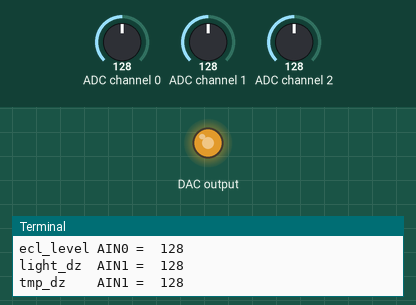
This program was run on a simulated Raspberry Pi (BCM pin numbers). Shown: output pins drawn as LEDs (lit = HIGH), the last lines printed to the terminal. The inputs (shaded band) are chosen by the test bench; at power-on: ADC channel 0 = 128, ADC channel 1 = 128, ADC channel 2 = 128 (analog values on the 0–255 scale).

Above: at 1.2 s.
1.3 s: ADC channel 0 set to 178
At 2.4 s:
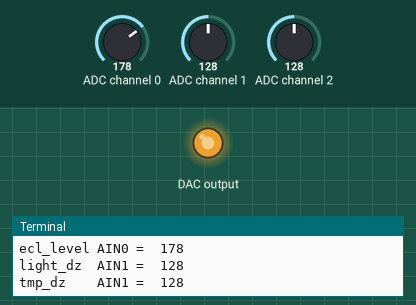
3.5 s: ADC channel 0 set to 0
At 5.3 s:
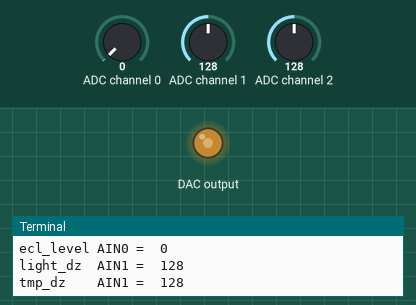
Timing chart, 0 to 6.8 s (numbered marks = the images above; inputs shaded):
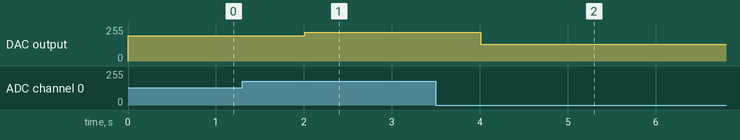

Measured:
- after the input at 1.3 s, DAC output: 190/255 → 215/255 after 0.71 s
- after the input at 3.5 s, DAC output: 215/255 → 125/255 after 0.51 s

The program:

PCF8591.py
```python
#!/usr/bin/python3
#------------------------------------------------------
#
#       This is a program for PCF8591 Module.
#
#       Warnng! The Analog input MUST NOT be over 3.3V!
#
#       In this script, we use a poteniometer for analog
#   input, and a LED on AO for analog output.
#
#       you can import this script to another by:
#   import PCF8591 as ADC
#
#   ADC.Setup(Address)  # Check it by sudo i2cdetect -y -1
#   ADC.read(channal)   # Channal range from 0 to 3
#   ADC.write(Value)    # Value range from 0 to 255
#
#------------------------------------------------------
import smbus
import time

# for RPI version 1, use "bus = smbus.SMBus(1)"
bus = smbus.SMBus(1)

def setup(Addr):
	global address
	address = Addr

def read(chn): #channel
	if chn == 0:
		bus.write_byte(address,0x40)
	if chn == 1:
		bus.write_byte(address,0x41)
	if chn == 2:
		bus.write_byte(address,0x42)
	if chn == 3:
		bus.write_byte(address,0x43)
	bus.read_byte(address)
	return bus.read_byte(address)

def write(val):
	temp = val
	temp = int(temp)
	# print temp to see on terminal else comment out
	bus.write_byte_data(address, 0x40, temp)

def loop():
	while True:
		print ('ecl_level AIN0 = ', read(0))
		print ('light_dz  AIN1 = ', read(1))
		print ('tmp_dz    AIN1 = ', read(2))
		tmp = read(0)
		tmp = tmp*(255-125)/255+125
		write(tmp)
		time.sleep(2)

def exit():
    return 0
if __name__ == "__main__":
    try:
        setup(0x48)
        loop()
    except KeyboardInterrupt:
        exit()
```
